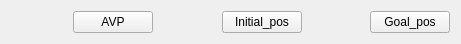
             <widget class="QWidget" name="layoutWidget_3">
              <property name="geometry">
               <rect>
                <x>11</x>
                <y>400</y>
                <width>461</width>
                <height>31</height>
               </rect>
              </property>
              <layout class="QHBoxLayout" name="horizontalLayout_btn_bottom">
               <item>
                <spacer name="horizontalSpacer_29">
                 <property name="orientation">
                  <enum>Qt::Horizontal</enum>
                 </property>
                 <property name="sizeHint" stdset="0">
                  <size>
                   <width>68</width>
                   <height>20</height>
                  </size>
                 </property>
                </spacer>
               </item>
               <item>
                <widget class="QPushButton" name="btn_local_avp">
                 <property name="text">
                  <string>AVP</string>
                 </property>
                </widget>
               </item>
               <item>
                <spacer name="horizontalSpacer_30">
                 <property name="orientation">
                  <enum>Qt::Horizontal</enum>
                 </property>
                 <property name="sizeHint" stdset="0">
                  <size>
                   <width>68</width>
                   <height>20</height>
                  </size>
                 </property>
                </spacer>
               </item>
               <item>
                <widget class="QPushButton" name="btn_local_initial_pos">
                 <property name="text">
                  <string>Initial_pos</string>
                 </property>
                </widget>
               </item>
               <item>
                <spacer name="horizontalSpacer_31">
                 <property name="orientation">
                  <enum>Qt::Horizontal</enum>
                 </property>
                 <property name="sizeHint" stdset="0">
                  <size>
                   <width>68</width>
                   <height>20</height>
                  </size>
                 </property>
                </spacer>
               </item>
               <item>
                <widget class="QPushButton" name="btn_local_goal_pos">
                 <property name="text">
                  <string>Goal_pos</string>
                 </property>
                </widget>
               </item>
              </layout>
             </widget>
